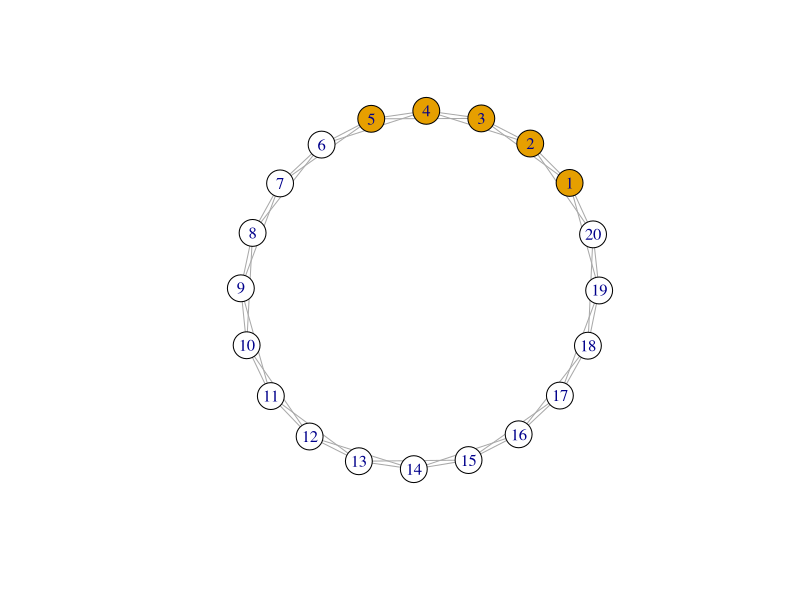

Recreate this plot in R. (Note: this script raises an error after producing the figure.)
#########################
### SET EVERYTHING UP ###
#########################


### load library
library(igraph)

### create network to be used for model
g = graph.lattice(dim=1, nei=2, length=20, circular=T)

### setup fixed layout for consistent visualization
layout = layout.auto(g)

### set starting conditions and plot
V(g)$state = 0        ### all states are zero
V(g)[1:5]$state = 1   ### except node 3 and their neighbors

### plot starting conditions
plot(g, vertex.color=V(g)$state, layout=layout)

### set threshold parameter
threshold = 0.5

######################
#### RUN THE MODEL ###
######################

### create holder variable for the new state
V(g)$newstate=V(g)$state

### loop through agents and identify new state
for(i in 1:vcount(g)) {
  neighbor_adoption = mean(V(g)[nei(i)]$state)
  V(g)[i]$newstate = ifelse(neighbor_adoption>=threshold, 1 ,0)
}

### set state equal to new state
V(g)$state = V(g)$newstate

### plot again
plot(g, vertex.color=V(g)$newstate, layout=layout)